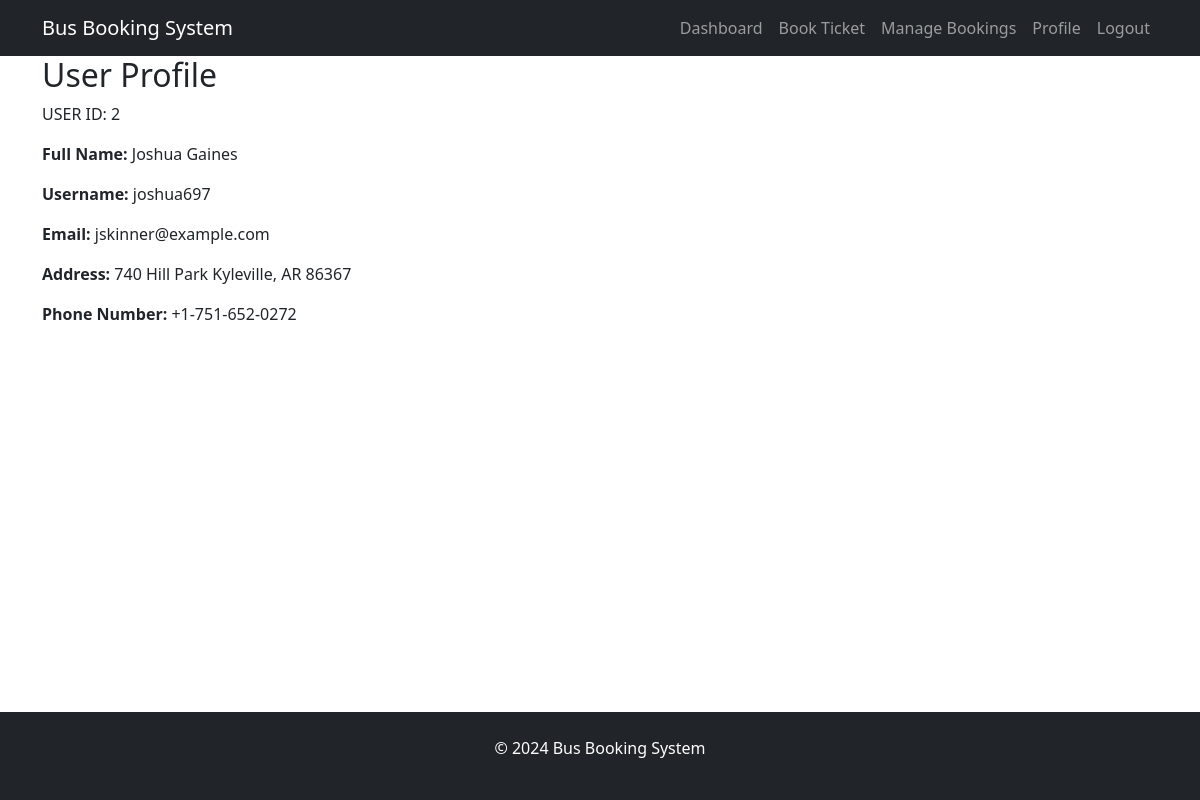
The page /pages/profile.php (signed in) on the database its author committed.
### tables this page shows
CREATE TABLE `customers` (
  `customer_id` int(11) NOT NULL,
  `full_name` varchar(255) NOT NULL,
  `username` varchar(100) NOT NULL,
  `email` varchar(255) NOT NULL,
  `is_admin` tinyint(1) NOT NULL DEFAULT 0,
  `password_hash` varchar(255) NOT NULL,
  `address` varchar(255) NOT NULL,
  `phone_number` varchar(15) NOT NULL
);

### pages/profile.php (the view)
<?php include_once '../includes/header.php'; ?>
<main class="container">
    <h2>User Profile</h2>
    <?php
    include_once '../includes/db_connect.php';
    if(isset($_SESSION['user_id'])) {
        $user_id = $_SESSION['user_id'];
        $sql = "SELECT * FROM Customers WHERE customer_id = ?";
        $stmt = $mysqli->prepare($sql);
        $stmt->bind_param("i", $user_id);
        $stmt->execute();
        $result = $stmt->get_result();
        if($result->num_rows == 1) {
            $user_data = $result->fetch_assoc();
            echo '<p>USER ID: '. $user_data['customer_id']. '</p>';
            echo '<p><strong>Full Name:</strong> ' . $user_data['full_name'] . '</p>';
            echo '<p><strong>Username:</strong> ' . $user_data['username'] . '</p>';
            echo '<p><strong>Email:</strong> ' . $user_data['email'] . '</p>';
            echo '<p><strong>Address:</strong> ' . $user_data['address'] . '</p>';
            echo '<p><strong>Phone Number:</strong> ' . $user_data['phone_number'] . '</p>';
        } else {
            echo '<p>User data not found.</p>';
        }
    } else {
        echo '<p>Please <a href="../pages/login.php">login</a> to view your profile.</p>';
    }
    ?>
</main>
<?php include_once '../includes/footer.php'; ?>

### rows shown on the page
customers: customer_id "2", full_name "Joshua Gaines", username "joshua697", email "jskinner@example.com", address "740 Hill Park Kyleville, AR 86367", phone_number "+1-751-652-0272"
